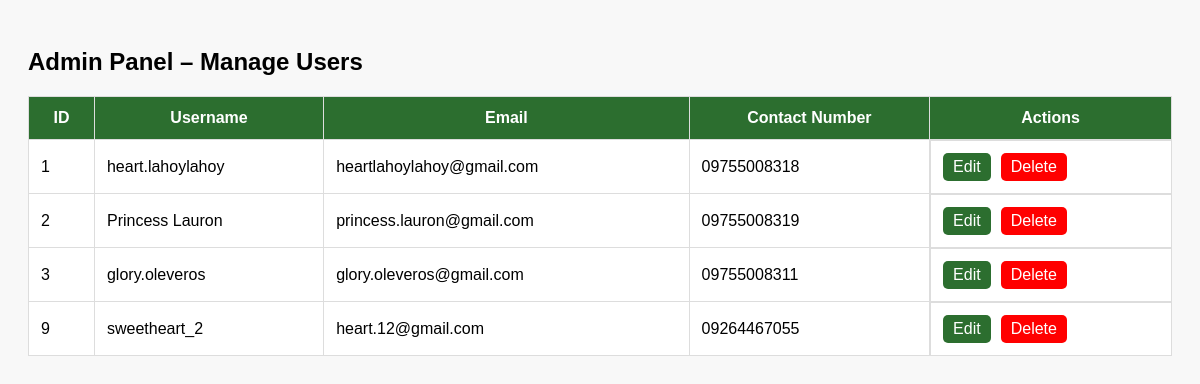
The app's page /admin.php with its own data.
### tables this page shows
CREATE TABLE `user` (
  `id` int(11) NOT NULL,
  `username` varchar(255) NOT NULL,
  `email` varchar(255) NOT NULL,
  `password` varchar(255) NOT NULL,
  `contact_number` varchar(255) NOT NULL
);

### admin.php (the view, shortened to what this page needs)
<?php
$servername = "localhost";
$username = "root";
$password = "";
$dbname = "flood_monitoring";
$conn = new mysqli($servername, $username, $password, $dbname);
$sql = "SELECT * FROM user";
$result = $conn->query($sql);
?>
<!DOCTYPE html>
<html lang="en">
<head>
</head>
<body>
<h2>Admin Panel – Manage Users</h2>
<table>
  <tr>
    <th>ID</th>
    <th>Username</th>
    <th>Email</th>
    <th>Contact Number</th>
    <th>Actions</th>
  </tr>
  <?php while ($row = $result->fetch_assoc()) { ?>
    <tr>
      <td><?= $row['id'] ?></td>
      <td><?= $row['username'] ?></td>
      <td><?= $row['email'] ?></td>
      <td><?= $row['contact_number'] ?></td>
      <td class="actions">
        <a href="user_edit.php?id=<?= $row['id'] ?>">Edit</a>
        <a class="delete" href="delete_user.php?id=<?= $row['id'] ?>" onclick="return confirm('Delete this user?')">Delete</a>
      </td>
    </tr>
  <?php } ?>
</table>
</body>
</html>

### admin.php (style rules this page uses)
body { font-family: Arial, sans-serif; padding: 20px; background-color: #f8f8f8; }
table { width: 100%; border-collapse: collapse; background-color: white; }
th, td { padding: 12px; border: 1px solid #ddd; }
th { background-color: #2c6e2f; color: white; }
a { padding: 5px 10px; background-color: #2c6e2f; color: white; text-decoration: none; border-radius: 5px; }
a.delete { background-color: red; }
.actions { display: flex; gap: 10px; }

### records on screen
user: id "1", username "heart.lahoylahoy", email "heartlahoylahoy@gmail.com", contact_number "09755008318"
user: id "2", username "Princess Lauron", email "princess.lauron@gmail.com", contact_number "09755008319"
user: id "3", username "glory.oleveros", email "glory.oleveros@gmail.com", contact_number "09755008311"
user: id "9", username "sweetheart_2", email "heart.12@gmail.com", contact_number "09264467055"
